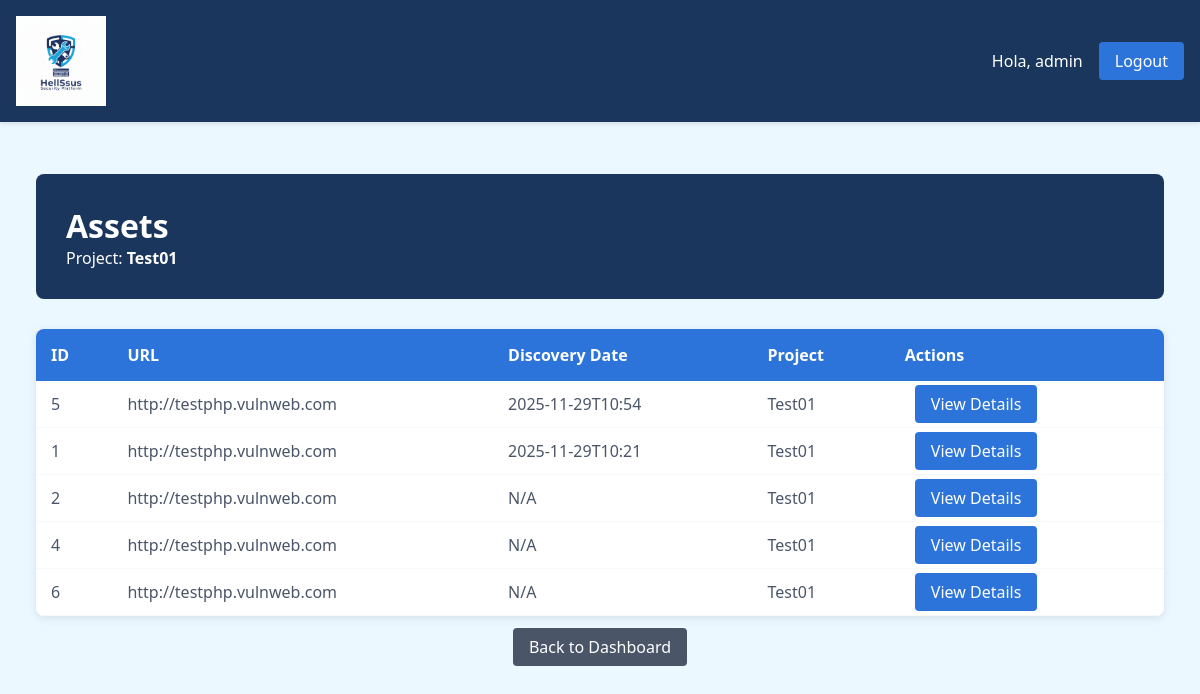
The page /assets?project=1 (signed in) on the database its author committed.
### tables this page shows
CREATE TABLE projects (
            id INTEGER PRIMARY KEY AUTOINCREMENT,
            name TEXT NOT NULL,
            created_date TEXT,
            description TEXT
        );

CREATE TABLE assets (
            id INTEGER PRIMARY KEY AUTOINCREMENT,
            url TEXT NOT NULL,
            technologies TEXT,
            open_ports TEXT,
            project_id INTEGER,
            discovery_date TEXT,
            FOREIGN KEY (project_id) REFERENCES projects (id)
        );

### dashboard/app.py (the view, shortened to what this page needs)
@app.route('/assets')
@login_required
def assets():
    project_id = request.args.get('project', type=int)
    conn = get_db_connection()
    if project_id:
        assets = conn.execute('''
            SELECT a.id, a.url, a.discovery_date, p.name as project_name
            FROM assets a
            LEFT JOIN projects p ON a.project_id = p.id
            WHERE a.project_id = ?
            ORDER BY a.discovery_date DESC
        ''', (project_id,)).fetchall()
    conn.close()
    project_name = None
    if project_id:
        conn = get_db_connection()
        project = conn.execute('SELECT name FROM projects WHERE id = ?', (project_id,)).fetchone()
        conn.close()
        project_name = project['name'] if project else f"Project {project_id}"
    return render_template('assets.html', assets=assets, project_name=project_name, project_id=project_id)

### dashboard/app.py (called while the page is built)
def get_db_connection():
    conn = sqlite3.connect(DATABASE_PATH)
    conn.row_factory = sqlite3.Row
    return conn

def login_required(f):
    @wraps(f)
    def decorated_function(*args, **kwargs):
        if 'user_id' not in session:
            return redirect(url_for('login'))
        return f(*args, **kwargs)
    return decorated_function

### dashboard/templates/assets.html (shortened to what this page needs)
{% extends "base.html" %}
{% block content %}
<div class="container">
    <div class="header-section">
        <h1>Assets</h1>
        {% if project_name %}
            <p>Project: <strong>{{ project_name }}</strong></p>
        {% endif %}
    </div>
    <div class="table-container">
        <table class="data-table">
            <thead>
                <tr>
                    <th>ID</th>
                    <th>URL</th>
                    <th>Discovery Date</th>
                    <th>Project</th>
                    <th>Actions</th>
                </tr>
            </thead>
            <tbody>
                {% for asset in assets %}
                <tr>
                    <td>{{ asset.id }}</td>
                    <td class="url-cell">{{ asset.url }}</td>
                    <td>{{ asset.discovery_date[:16] if asset.discovery_date else 'N/A' }}</td>
                    <td>{{ asset.project_name if asset.project_name else 'N/A' }}</td>
                    <td>
                        <a href="{{ url_for('asset_detail', asset_id=asset.id) }}" class="btn btn-primary">View Details</a>
                    </td>
                </tr>
                {% else %}
                <tr>
                    <td colspan="5" class="no-data">No assets found</td>
                </tr>
                {% endfor %}
            </tbody>
        </table>
    </div>
    <div class="actions" style="margin-top: 20px;">
        <a href="{{ url_for('index') }}" class="btn btn-secondary">Back to Dashboard</a>
    </div>
</div>
{% endblock %}

### dashboard/static/css/style.css (style rules this page uses)
:root { --azul-oscuro: #1a365d; --azul-medio: #2d74da; --azul-claro: #ebf8ff; --blanco: #ffffff; --gris-claro: #f7fafc; --gris-texto: #4a5568; --rojo-error: #e53e3e; }
* { margin: 0; padding: 0; box-sizing: border-box; }
body { font-family: 'Segoe UI', Tahoma, Geneva, Verdana, sans-serif; background: var(--azul-claro); color: var(--gris-texto); }
.container { max-width: 1200px; margin: 0 auto; }
.btn { background: var(--azul-oscuro); color: var(--blanco); padding: 10px 20px; text-decoration: none; border-radius: 5px; margin: 0 10px; font-weight: bold; }

### dashboard/templates/assets.html (style rules this page uses)
.container { max-width: 1200px; margin: 0 auto; padding: 20px; }
.header-section { background: var(--azul-oscuro); color: var(--blanco); padding: 30px; border-radius: 8px; margin-bottom: 30px; }
.header-section h1 { margin: 0; font-size: 2rem; }
.table-container { background: var(--blanco); border-radius: 8px; overflow: hidden; box-shadow: 0 2px 10px rgba(0,0,0,0.1); }
.data-table { width: 100%; border-collapse: collapse; }
.data-table th { background: var(--azul-medio); color: white; padding: 15px; text-align: left; font-weight: 600; }
.data-table td { padding: 12px 15px; border-bottom: 1px solid var(--gris-claro); }
.url-cell { max-width: 300px; overflow: hidden; text-overflow: ellipsis; white-space: nowrap; }
.btn { padding: 8px 16px; border: none; border-radius: 4px; text-decoration: none; font-weight: 500; cursor: pointer; transition: all 0.2s; }
.btn-primary { background: var(--azul-medio); color: white; }
.btn-secondary { background: var(--gris-texto); color: white; }
.actions { text-align: center; margin-top: 20px; }

### rows shown on the page
projects: name "Test01"
assets: id "5", url "http://testphp.vulnweb.com", discovery_date "2025-11-29T10:54", name "Test01"
assets: id "1", url "http://testphp.vulnweb.com", discovery_date "2025-11-29T10:21", name "Test01"
assets: id "2", url "http://testphp.vulnweb.com", discovery_date "N/A", name "Test01"
assets: id "4", url "http://testphp.vulnweb.com", discovery_date "N/A", name "Test01"
assets: id "6", url "http://testphp.vulnweb.com", discovery_date "N/A", name "Test01"

### other values the page prints
{{ session.username }} "admin"
